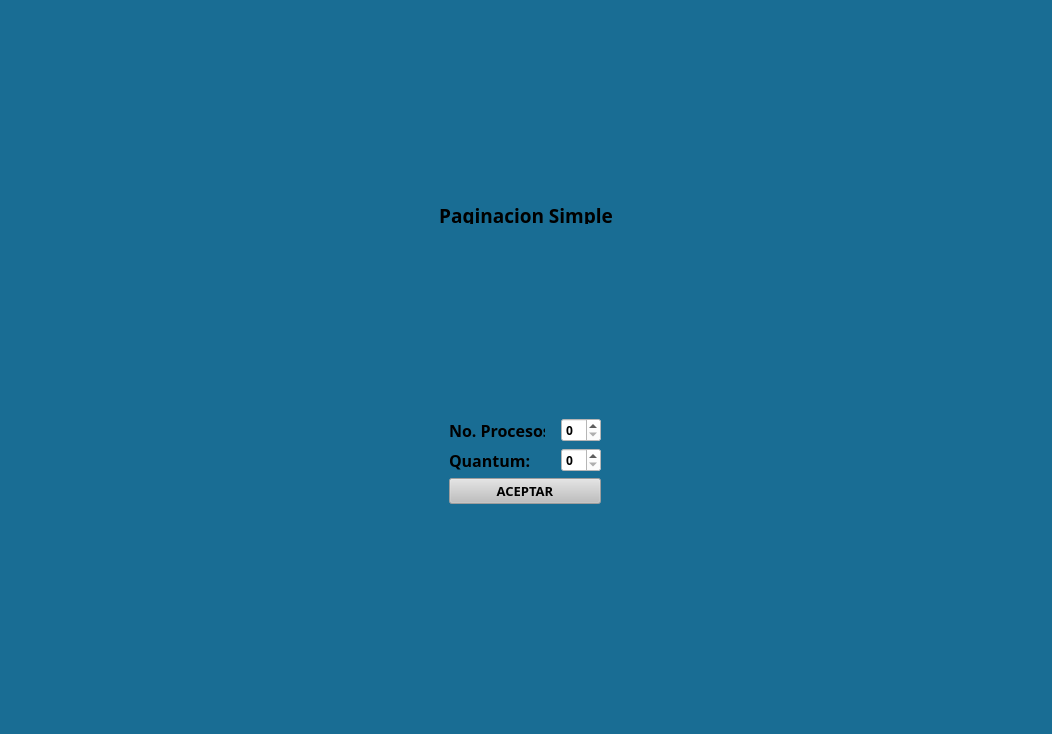
<?xml version="1.0" encoding="UTF-8"?>
<ui version="4.0">
 <class>MainWindow</class>
 <widget class="QMainWindow" name="MainWindow">
  <property name="geometry">
   <rect>
    <x>0</x>
    <y>0</y>
    <width>1052</width>
    <height>734</height>
   </rect>
  </property>
  <property name="minimumSize">
   <size>
    <width>300</width>
    <height>200</height>
   </size>
  </property>
  <property name="font">
   <font>
    <family>Ubuntu Light</family>
    <pointsize>12</pointsize>
    <bold>false</bold>
   </font>
  </property>
  <property name="windowTitle">
   <string>MainWindow</string>
  </property>
  <property name="styleSheet">
   <string notr="true">color: rgb(255, 255, 255);
background-color: #196D94;</string>
  </property>
  <widget class="QWidget" name="centralwidget">
   <layout class="QGridLayout" name="gridLayout_5">
    <item row="0" column="0">
     <widget class="QStackedWidget" name="stackedWidget">
      <property name="enabled">
       <bool>true</bool>
      </property>
      <property name="styleSheet">
       <string notr="true">color: rgb(85, 170, 255);</string>
      </property>
      <property name="currentIndex">
       <number>0</number>
      </property>
      <widget class="QWidget" name="capturaProcesos">
       <property name="font">
        <font>
         <family>Ubuntu Light</family>
         <pointsize>12</pointsize>
        </font>
       </property>
       <layout class="QGridLayout" name="gridLayout_3">
        <item row="0" column="0">
         <widget class="QLabel" name="programName">
          <property name="maximumSize">
           <size>
            <width>231</width>
            <height>18</height>
           </size>
          </property>
          <property name="font">
           <font>
            <family>Tw Cen MT</family>
            <pointsize>14</pointsize>
            <bold>true</bold>
           </font>
          </property>
          <property name="styleSheet">
           <string notr="true">color: rgb(0, 0, 0);</string>
          </property>
          <property name="text">
           <string>Paginacion Simple</string>
          </property>
          <property name="alignment">
           <set>Qt::AlignCenter</set>
          </property>
         </widget>
        </item>
        <item row="1" column="0">
         <layout class="QGridLayout" name="gridLayout">
          <item row="0" column="0">
           <widget class="QLabel" name="processAcountLB">
            <property name="minimumSize">
             <size>
              <width>96</width>
              <height>24</height>
             </size>
            </property>
            <property name="maximumSize">
             <size>
              <width>96</width>
              <height>24</height>
             </size>
            </property>
            <property name="font">
             <font>
              <family>Segoe UI Semibold</family>
              <pointsize>12</pointsize>
              <bold>true</bold>
             </font>
            </property>
            <property name="styleSheet">
             <string notr="true">color: rgb(0, 0, 0);</string>
            </property>
            <property name="text">
             <string>No. Procesos:</string>
            </property>
           </widget>
          </item>
          <item row="1" column="0">
           <widget class="QLabel" name="quantumLabel">
            <property name="minimumSize">
             <size>
              <width>96</width>
              <height>24</height>
             </size>
            </property>
            <property name="maximumSize">
             <size>
              <width>94</width>
              <height>26</height>
             </size>
            </property>
            <property name="font">
             <font>
              <family>Segoe UI Semibold</family>
              <pointsize>12</pointsize>
              <bold>true</bold>
             </font>
            </property>
            <property name="styleSheet">
             <string notr="true">color: rgb(0, 0, 0);</string>
            </property>
            <property name="text">
             <string>Quantum:</string>
            </property>
           </widget>
          </item>
          <item row="1" column="1">
           <widget class="QSpinBox" name="quantumSP">
            <property name="minimumSize">
             <size>
              <width>40</width>
              <height>24</height>
             </size>
            </property>
            <property name="maximumSize">
             <size>
              <width>40</width>
              <height>24</height>
             </size>
            </property>
            <property name="font">
             <font>
              <family>Segoe UI Black</family>
              <bold>true</bold>
             </font>
            </property>
            <property name="styleSheet">
             <string notr="true">background-color: rgb(255, 255, 255);
color: rgb(0, 0, 0);</string>
            </property>
           </widget>
          </item>
          <item row="0" column="1">
           <widget class="QSpinBox" name="processNumberSP">
            <property name="minimumSize">
             <size>
              <width>40</width>
              <height>24</height>
             </size>
            </property>
            <property name="maximumSize">
             <size>
              <width>40</width>
              <height>24</height>
             </size>
            </property>
            <property name="font">
             <font>
              <family>Segoe UI Black</family>
              <bold>true</bold>
             </font>
            </property>
            <property name="styleSheet">
             <string notr="true">background-color: rgb(255, 255, 255);
color: rgb(0, 0, 0);</string>
            </property>
           </widget>
          </item>
          <item row="2" column="0" colspan="2">
           <widget class="QPushButton" name="processAcountPB">
            <property name="enabled">
             <bool>false</bool>
            </property>
            <property name="font">
             <font>
              <family>Segoe UI Black</family>
              <pointsize>10</pointsize>
              <bold>true</bold>
             </font>
            </property>
            <property name="styleSheet">
             <string notr="true">color: rgb(0, 0, 0);
background-color: rgb(191, 191, 191);</string>
            </property>
            <property name="text">
             <string>ACEPTAR</string>
            </property>
           </widget>
          </item>
         </layout>
        </item>
       </layout>
      </widget>
      <widget class="QWidget" name="mostrarProcesos">
       <property name="maximumSize">
        <size>
         <width>1270</width>
         <height>720</height>
        </size>
       </property>
       <layout class="QGridLayout" name="gridLayout_4">
        <item row="0" column="0" rowspan="3">
         <widget class="QGroupBox" name="memoryGB">
          <property name="minimumSize">
           <size>
            <width>321</width>
            <height>650</height>
           </size>
          </property>
          <property name="maximumSize">
           <size>
            <width>321</width>
            <height>690</height>
           </size>
          </property>
          <property name="font">
           <font>
            <family>Agency FB</family>
            <pointsize>18</pointsize>
            <bold>true</bold>
           </font>
          </property>
          <property name="styleSheet">
           <string notr="true">color:rgb(0, 0, 0);</string>
          </property>
          <property name="title">
           <string>Memoria</string>
          </property>
          <property name="alignment">
           <set>Qt::AlignCenter</set>
          </property>
          <layout class="QGridLayout" name="gridLayout_8">
           <item row="0" column="0">
            <widget class="QTableWidget" name="memoryTB">
             <property name="maximumSize">
              <size>
               <width>300</width>
               <height>16777215</height>
              </size>
             </property>
             <property name="focusPolicy">
              <enum>Qt::NoFocus</enum>
             </property>
             <property name="styleSheet">
              <string notr="true">background-color: white;
color: black;</string>
             </property>
             <property name="editTriggers">
              <set>QAbstractItemView::NoEditTriggers</set>
             </property>
             <attribute name="horizontalHeaderDefaultSectionSize">
              <number>65</number>
             </attribute>
             <attribute name="verticalHeaderDefaultSectionSize">
              <number>24</number>
             </attribute>
             <row>
              <property name="text">
               <string/>
              </property>
             </row>
             <row>
              <property name="text">
               <string/>
              </property>
             </row>
             <row>
              <property name="text">
               <string/>
              </property>
             </row>
             <row>
              <property name="text">
               <string/>
              </property>
             </row>
             <row>
              <property name="text">
               <string/>
              </property>
             </row>
             <row>
              <property name="text">
               <string/>
              </property>
             </row>
             <row>
              <property name="text">
               <string/>
              </property>
             </row>
             <row>
              <property name="text">
               <string/>
              </property>
             </row>
             <row>
              <property name="text">
               <string/>
              </property>
             </row>
             <row>
              <property name="text">
               <string/>
              </property>
             </row>
             <row>
              <property name="text">
               <string/>
              </property>
             </row>
             <row>
              <property name="text">
               <string/>
              </property>
             </row>
             <row>
              <property name="text">
               <string/>
              </property>
             </row>
             <row>
              <property name="text">
               <string/>
              </property>
             </row>
             <row>
              <property name="text">
               <string/>
              </property>
             </row>
             <row>
              <property name="text">
               <string/>
              </property>
             </row>
             <row>
              <property name="text">
               <string/>
              </property>
             </row>
             <row>
              <property name="text">
               <string/>
              </property>
             </row>
             <row>
              <property name="text">
               <string/>
              </property>
             </row>
             <row>
              <property name="text">
               <string/>
              </property>
             </row>
             <row>
              <property name="text">
               <string/>
              </property>
             </row>
             <row>
              <property name="text">
               <string/>
              </property>
             </row>
             <row>
              <property name="text">
               <string/>
              </property>
             </row>
             <row>
              <property name="text">
               <string/>
              </property>
             </row>
             <row>
              <property name="text">
               <string/>
              </property>
             </row>
             <row>
              <property name="text">
               <string/>
              </property>
             </row>
             <row>
              <property name="text">
               <string/>
              </property>
             </row>
             <row>
              <property name="text">
               <string/>
              </property>
             </row>
             <row>
              <property name="text">
               <string/>
              </property>
             </row>
             <row>
              <property name="text">
               <string/>
              </property>
             </row>
             <row>
              <property name="text">
               <string/>
              </property>
             </row>
             <row>
              <property name="text">
               <string/>
              </property>
             </row>
             <row>
              <property name="text">
               <string/>
              </property>
             </row>
             <row>
              <property name="text">
               <string/>
              </property>
             </row>
             <row>
              <property name="text">
               <string/>
              </property>
             </row>
             <row>
              <property name="text">
               <string/>
              </property>
             </row>
             <row>
              <property name="text">
               <string/>
              </property>
             </row>
             <row>
              <property name="text">
               <string/>
              </property>
             </row>
             <row>
              <property name="text">
               <string/>
              </property>
             </row>
             <row>
              <property name="text">
               <string/>
              </property>
             </row>
             <row>
              <property name="text">
               <string/>
              </property>
             </row>
             <row>
              <property name="text">
               <string/>
              </property>
             </row>
             <row>
              <property name="text">
               <string/>
              </property>
             </row>
             <row>
              <property name="text">
               <string/>
              </property>
             </row>
             <row>
              <property name="text">
               <string/>
              </property>
             </row>
             <column>
              <property name="text">
               <string>Marco</string>
              </property>
             </column>
             <column>
              <property name="text">
               <string>Espacio</string>
              </property>
             </column>
             <column>
              <property name="text">
               <string>Proceso</string>
              </property>
             </column>
             <column>
              <property name="text">
               <string>Estado</string>
              </property>
             </column>
            </widget>
           </item>
          </layout>
         </widget>
        </item>
        <item row="2" column="1" colspan="3">
         <layout class="QHBoxLayout" name="horizontalLayout">
          <item>
           <layout class="QHBoxLayout" name="horizontalLayout_3">
            <item>
             <widget class="QLabel" name="globalCountLB">
              <property name="minimumSize">
               <size>
                <width>165</width>
                <height>27</height>
               </size>
              </property>
              <property name="maximumSize">
               <size>
                <width>165</width>
                <height>27</height>
               </size>
              </property>
              <property name="font">
               <font>
                <family>Agency FB</family>
                <pointsize>20</pointsize>
                <bold>true</bold>
               </font>
              </property>
              <property name="styleSheet">
               <string notr="true">color: rgb(0, 0, 0);</string>
              </property>
              <property name="text">
               <string>RELOJ</string>
              </property>
             </widget>
            </item>
            <item>
             <widget class="QLCDNumber" name="globalCountLCD">
              <property name="minimumSize">
               <size>
                <width>164</width>
                <height>27</height>
               </size>
              </property>
              <property name="maximumSize">
               <size>
                <width>164</width>
                <height>27</height>
               </size>
              </property>
             </widget>
            </item>
           </layout>
          </item>
          <item>
           <widget class="QPushButton" name="startRunPB">
            <property name="font">
             <font>
              <family>Agency FB</family>
              <pointsize>18</pointsize>
              <bold>true</bold>
             </font>
            </property>
            <property name="styleSheet">
             <string notr="true">color: black;
background-color: white;</string>
            </property>
            <property name="text">
             <string>Comenzar</string>
            </property>
           </widget>
          </item>
         </layout>
        </item>
        <item row="1" column="1" colspan="3">
         <layout class="QGridLayout" name="gridLayout_2">
          <item row="0" column="0" rowspan="2">
           <widget class="QGroupBox" name="readyProcessGB">
            <property name="minimumSize">
             <size>
              <width>231</width>
              <height>430</height>
             </size>
            </property>
            <property name="maximumSize">
             <size>
              <width>231</width>
              <height>430</height>
             </size>
            </property>
            <property name="font">
             <font>
              <family>Agency FB</family>
              <pointsize>18</pointsize>
              <bold>true</bold>
             </font>
            </property>
            <property name="styleSheet">
             <string notr="true">color: rgb(0, 0, 0);</string>
            </property>
            <property name="title">
             <string>Listos</string>
            </property>
            <property name="alignment">
             <set>Qt::AlignCenter</set>
            </property>
            <widget class="QTableWidget" name="readyProcessesTB">
             <property name="geometry">
              <rect>
               <x>10</x>
               <y>28</y>
               <width>211</width>
               <height>392</height>
              </rect>
             </property>
             <property name="styleSheet">
              <string notr="true">background-color: white;
color: black;</string>
             </property>
             <property name="editTriggers">
              <set>QAbstractItemView::NoEditTriggers</set>
             </property>
             <attribute name="horizontalHeaderCascadingSectionResizes">
              <bool>false</bool>
             </attribute>
             <attribute name="horizontalHeaderMinimumSectionSize">
              <number>32</number>
             </attribute>
             <attribute name="horizontalHeaderDefaultSectionSize">
              <number>65</number>
             </attribute>
             <attribute name="horizontalHeaderHighlightSections">
              <bool>true</bool>
             </attribute>
             <attribute name="horizontalHeaderStretchLastSection">
              <bool>false</bool>
             </attribute>
             <attribute name="verticalHeaderVisible">
              <bool>false</bool>
             </attribute>
             <column>
              <property name="text">
               <string>ID</string>
              </property>
             </column>
             <column>
              <property name="text">
               <string>TME</string>
              </property>
             </column>
             <column>
              <property name="text">
               <string>TT</string>
              </property>
             </column>
            </widget>
           </widget>
          </item>
          <item row="0" column="1">
           <widget class="QGroupBox" name="processRuningGB">
            <property name="minimumSize">
             <size>
              <width>191</width>
              <height>261</height>
             </size>
            </property>
            <property name="maximumSize">
             <size>
              <width>191</width>
              <height>261</height>
             </size>
            </property>
            <property name="font">
             <font>
              <family>Agency FB</family>
              <pointsize>18</pointsize>
              <bold>true</bold>
             </font>
            </property>
            <property name="styleSheet">
             <string notr="true">color: rgb(0, 0, 0);</string>
            </property>
            <property name="title">
             <string>Ejecucion</string>
            </property>
            <property name="alignment">
             <set>Qt::AlignCenter</set>
            </property>
            <widget class="QTableWidget" name="processRuningTB">
             <property name="geometry">
              <rect>
               <x>10</x>
               <y>28</y>
               <width>171</width>
               <height>223</height>
              </rect>
             </property>
             <property name="styleSheet">
              <string notr="true">background-color: white;
color: black;
</string>
             </property>
             <property name="editTriggers">
              <set>QAbstractItemView::NoEditTriggers</set>
             </property>
             <attribute name="horizontalHeaderVisible">
              <bool>false</bool>
             </attribute>
             <attribute name="horizontalHeaderCascadingSectionResizes">
              <bool>false</bool>
             </attribute>
             <attribute name="horizontalHeaderStretchLastSection">
              <bool>true</bool>
             </attribute>
             <attribute name="verticalHeaderCascadingSectionResizes">
              <bool>false</bool>
             </attribute>
             <attribute name="verticalHeaderDefaultSectionSize">
              <number>30</number>
             </attribute>
             <attribute name="verticalHeaderStretchLastSection">
              <bool>false</bool>
             </attribute>
             <row>
              <property name="text">
               <string>ID</string>
              </property>
             </row>
             <row>
              <property name="text">
               <string>OPE</string>
              </property>
             </row>
             <row>
              <property name="text">
               <string>TME</string>
              </property>
             </row>
             <row>
              <property name="text">
               <string>TT</string>
              </property>
             </row>
             <row>
              <property name="text">
               <string>TR</string>
              </property>
             </row>
             <row>
              <property name="text">
               <string>TAM</string>
              </property>
             </row>
             <row>
              <property name="text">
               <string>QUANTUM</string>
              </property>
             </row>
             <column>
              <property name="text">
               <string>New Column</string>
              </property>
             </column>
            </widget>
           </widget>
          </item>
          <item row="0" column="2" rowspan="2">
           <widget class="QGroupBox" name="finishedGB">
            <property name="minimumSize">
             <size>
              <width>251</width>
              <height>431</height>
             </size>
            </property>
            <property name="maximumSize">
             <size>
              <width>251</width>
              <height>431</height>
             </size>
            </property>
            <property name="font">
             <font>
              <family>Agency FB</family>
              <pointsize>18</pointsize>
              <bold>true</bold>
             </font>
            </property>
            <property name="styleSheet">
             <string notr="true">color: rgb(0, 0, 0);</string>
            </property>
            <property name="title">
             <string>Terminados</string>
            </property>
            <property name="alignment">
             <set>Qt::AlignCenter</set>
            </property>
            <widget class="QTableWidget" name="finishedTB">
             <property name="geometry">
              <rect>
               <x>10</x>
               <y>28</y>
               <width>231</width>
               <height>393</height>
              </rect>
             </property>
             <property name="styleSheet">
              <string notr="true">background-color: white;
color: black;</string>
             </property>
             <property name="editTriggers">
              <set>QAbstractItemView::NoEditTriggers</set>
             </property>
             <attribute name="horizontalHeaderDefaultSectionSize">
              <number>75</number>
             </attribute>
             <attribute name="verticalHeaderVisible">
              <bool>false</bool>
             </attribute>
             <column>
              <property name="text">
               <string>ID</string>
              </property>
             </column>
             <column>
              <property name="text">
               <string>Operacion</string>
              </property>
             </column>
             <column>
              <property name="text">
               <string>Resultado</string>
              </property>
             </column>
            </widget>
           </widget>
          </item>
          <item row="1" column="1">
           <widget class="QGroupBox" name="blockGB">
            <property name="minimumSize">
             <size>
              <width>191</width>
              <height>169</height>
             </size>
            </property>
            <property name="maximumSize">
             <size>
              <width>191</width>
              <height>169</height>
             </size>
            </property>
            <property name="font">
             <font>
              <family>Agency FB</family>
              <pointsize>18</pointsize>
              <italic>false</italic>
              <bold>true</bold>
             </font>
            </property>
            <property name="styleSheet">
             <string notr="true">color: rgb(0, 0, 0);</string>
            </property>
            <property name="title">
             <string>Bloqueados</string>
            </property>
            <property name="alignment">
             <set>Qt::AlignCenter</set>
            </property>
            <widget class="QTableWidget" name="blockTB">
             <property name="geometry">
              <rect>
               <x>10</x>
               <y>28</y>
               <width>171</width>
               <height>131</height>
              </rect>
             </property>
             <property name="styleSheet">
              <string notr="true">background-color: white;
color: black;</string>
             </property>
             <property name="editTriggers">
              <set>QAbstractItemView::NoEditTriggers</set>
             </property>
             <attribute name="horizontalHeaderDefaultSectionSize">
              <number>75</number>
             </attribute>
             <attribute name="horizontalHeaderStretchLastSection">
              <bool>false</bool>
             </attribute>
             <attribute name="verticalHeaderVisible">
              <bool>false</bool>
             </attribute>
             <column>
              <property name="text">
               <string>ID</string>
              </property>
             </column>
             <column>
              <property name="text">
               <string>TTB</string>
              </property>
             </column>
            </widget>
           </widget>
          </item>
         </layout>
        </item>
        <item row="0" column="1">
         <layout class="QVBoxLayout" name="verticalLayout">
          <item>
           <layout class="QHBoxLayout" name="horizontalLayout_2">
            <item>
             <widget class="QLabel" name="newProcessesLB">
              <property name="maximumSize">
               <size>
                <width>169</width>
                <height>23</height>
               </size>
              </property>
              <property name="font">
               <font>
                <family>Agency FB</family>
                <pointsize>20</pointsize>
                <bold>true</bold>
               </font>
              </property>
              <property name="styleSheet">
               <string notr="true">color: rgb(0, 0, 0);</string>
              </property>
              <property name="text">
               <string>NUEVOS</string>
              </property>
             </widget>
            </item>
            <item>
             <widget class="QLCDNumber" name="newProcessesLCD">
              <property name="maximumSize">
               <size>
                <width>64</width>
                <height>23</height>
               </size>
              </property>
              <property name="styleSheet">
               <string notr="true">color: rgb(0, 0, 0);</string>
              </property>
             </widget>
            </item>
           </layout>
          </item>
          <item>
           <widget class="QLabel" name="nextProcessLB">
            <property name="maximumSize">
             <size>
              <width>225</width>
              <height>50</height>
             </size>
            </property>
            <property name="font">
             <font>
              <family>Agency FB</family>
              <pointsize>18</pointsize>
              <bold>true</bold>
             </font>
            </property>
            <property name="styleSheet">
             <string notr="true">color: rgb(0, 0, 0);</string>
            </property>
            <property name="text">
             <string>Siguiente Proceso: </string>
            </property>
           </widget>
          </item>
         </layout>
        </item>
        <item row="0" column="2" colspan="2">
         <widget class="QLabel" name="titleLB">
          <property name="font">
           <font>
            <family>Verdana</family>
            <pointsize>20</pointsize>
            <bold>true</bold>
           </font>
          </property>
          <property name="styleSheet">
           <string notr="true">color: rgb(0, 0, 0);</string>
          </property>
          <property name="text">
           <string>PAGINACION SIMPLE</string>
          </property>
          <property name="alignment">
           <set>Qt::AlignCenter</set>
          </property>
         </widget>
        </item>
       </layout>
      </widget>
      <widget class="QWidget" name="mostrarTiempos">
       <layout class="QGridLayout" name="gridLayout_10">
        <item row="0" column="0">
         <widget class="QGroupBox" name="timesProcessesGB">
          <property name="font">
           <font>
            <family>Agency FB</family>
            <pointsize>20</pointsize>
            <bold>true</bold>
           </font>
          </property>
          <property name="styleSheet">
           <string notr="true">color: rgb(0, 0, 0);</string>
          </property>
          <property name="title">
           <string>TIEMPOS DE LOS PROCESOS</string>
          </property>
          <property name="alignment">
           <set>Qt::AlignCenter</set>
          </property>
          <layout class="QGridLayout" name="gridLayout_9">
           <item row="0" column="0">
            <widget class="QTableWidget" name="timesProcessesTB">
             <property name="font">
              <font>
               <family>Ubuntu</family>
               <pointsize>10</pointsize>
               <bold>true</bold>
              </font>
             </property>
             <property name="focusPolicy">
              <enum>Qt::NoFocus</enum>
             </property>
             <property name="styleSheet">
              <string notr="true">background-color: white;
color: black;
alternate-background-color: #606060;
selection-background-color:#282828;
</string>
             </property>
             <property name="editTriggers">
              <set>QAbstractItemView::NoEditTriggers</set>
             </property>
             <column>
              <property name="text">
               <string>ID</string>
              </property>
             </column>
             <column>
              <property name="text">
               <string>Operacion</string>
              </property>
             </column>
             <column>
              <property name="text">
               <string>Resultado</string>
              </property>
             </column>
             <column>
              <property name="text">
               <string>T. Estimado</string>
              </property>
             </column>
             <column>
              <property name="text">
               <string>T. Llegada</string>
              </property>
             </column>
             <column>
              <property name="text">
               <string>T. Finalizacion</string>
              </property>
             </column>
             <column>
              <property name="text">
               <string>T. Retorno</string>
              </property>
             </column>
             <column>
              <property name="text">
               <string>T. Respuesta</string>
              </property>
             </column>
             <column>
              <property name="text">
               <string>T. Espera</string>
              </property>
             </column>
             <column>
              <property name="text">
               <string>T. Servicio</string>
              </property>
             </column>
             <column>
              <property name="text">
               <string>Estado</string>
              </property>
             </column>
            </widget>
           </item>
          </layout>
         </widget>
        </item>
       </layout>
      </widget>
     </widget>
    </item>
   </layout>
  </widget>
  <widget class="QMenuBar" name="menubar">
   <property name="geometry">
    <rect>
     <x>0</x>
     <y>0</y>
     <width>1052</width>
     <height>22</height>
    </rect>
   </property>
  </widget>
  <widget class="QStatusBar" name="statusbar"/>
 </widget>
 <resources/>
 <connections/>
</ui>
